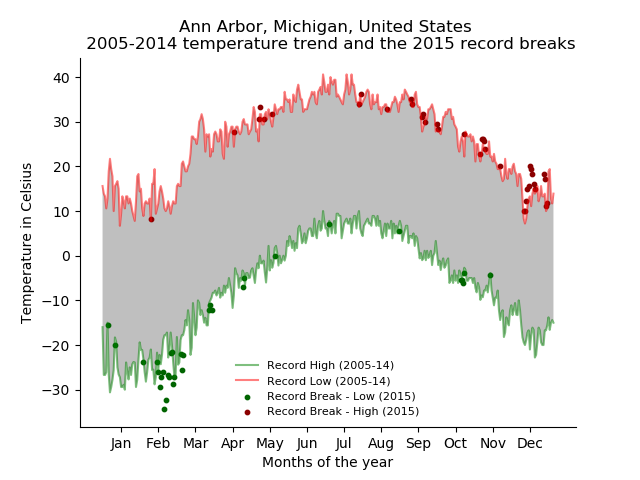

The script that saved this image:
# An NOAA dataset has been stored in the file. The data for this assignment comes from a subset of The National Centers
# for Environmental Information (NCEI) Daily Global Historical Climatology Network (GHCN-Daily). The GHCN-Daily is
# comprised of daily climate records from thousands of land surface stations across the globe.
#
# Each row in the assignment datafile corresponds to a single observation.
#
# The following variables are provided to you:
#   id : station identification code
#   date : date in YYYY-MM-DD format (e.g. 2012-01-24 = January 24, 2012)
#   element : indicator of element type
#       TMAX : Maximum temperature (tenths of degrees C)
#       TMIN : Minimum temperature (tenths of degrees C)
#   value : data value for element (tenths of degrees C)
#
# For this assignment, you must:
#
# Read the documentation and familiarize yourself with the dataset, then write some python code which returns a line
# graph of the record high and record low temperatures by day of the year over the period 2005-2014. The area between
# the record high and record low temperatures for each day should be shaded.
#
# Overlay a scatter of the 2015 data for any points (highs and lows) for which the ten year record (2005-2014) record
# high or record low was broken in 2015.
#
# Watch out for leap days (i.e. February 29th), it is reasonable to remove these points from the dataset for the purpose
# of this visualization.
#
# Make the visual nice! Leverage principles from the first module in this course when developing your solution. Consider
# issues such as legends, labels, and chart junk.
#
# The data you have been given is near Ann Arbor, Michigan, United States, and the stations the data comes from are
# shown on the map below.

import matplotlib.pyplot as plt
import pandas as pd
import numpy as np
from calendar import month_abbr

# read the data csv file
df = pd.read_csv('data/C2A2_data/BinnedCsvs_d400/fb441e62df2d58994928907a91895ec62c2c42e6cd075c2700843b89.csv')
# print(df)

# convert to Celsius
df['Data_Value'] *= 1/10

# exclude Feb-29
df = df[~df['Date'].str.endswith(r'02-29')]
datetimeindex = pd.DatetimeIndex(df['Date'])
df['Year'], df['Month'], df['Day'] = datetimeindex.year, datetimeindex.month, datetimeindex.day

# exclude 2015
df_10year = df[df['Year'] != 2015]
df_2015 = df[df['Year'] == 2015]

# group ten year data by min and max of each day of the year
df_10year_min = df_10year[df_10year['Element'] == 'TMIN'].groupby(['Month', 'Day'], as_index=False).agg({'Data_Value':'min'})
df_10year_max = df_10year[df_10year['Element'] == 'TMAX'].groupby(['Month', 'Day'], as_index=False).agg({'Data_Value':'max'})

# group 2015 year data by min and max for each day of the year
df_2015_min = df_2015[df_2015['Element'] == 'TMIN'].groupby(['Month', 'Day'], as_index=False).agg({'Data_Value':'min'})
df_2015_max = df_2015[df_2015['Element'] == 'TMAX'].groupby(['Month', 'Day'], as_index=False).agg({'Data_Value':'max'})

# find outliers in 2015
outliers_2015_min = np.where(df_2015_min < df_10year_min)[0]
outliers_2015_max = np.where(df_2015_max > df_10year_max)[0]

plt.figure()
ax = plt.gca()

# create line graphs for max and min using 10 year data
plt.plot(df_10year_min['Data_Value'], color='green', alpha=0.5, label='Record High (2005-14)')
plt.plot(df_10year_max['Data_Value'], color='red', alpha=0.5, label='Record Low (2005-14)')
ax.fill_between(range(len(df_10year_min['Data_Value'])),
                       df_10year_min['Data_Value'], df_10year_max['Data_Value'],
                       facecolor='grey', alpha=0.5)

# create scatter graph using min and max of 2015 data
plt.scatter(x=outliers_2015_min, y=df_2015_min.iloc[outliers_2015_min]['Data_Value'],
            color='darkgreen', s=10, marker='o', label='Record Break - Low (2015)')
plt.scatter(x=outliers_2015_max, y=df_2015_max.iloc[outliers_2015_max]['Data_Value'],
            color='darkred', s=10, marker='o', label='Record Break - High (2015)')

# legend
plt.legend(loc=8, frameon=False, fontsize=8)

# spines correction
ax.spines['right'].set_visible(False)
ax.spines['top'].set_visible(False)
ax.set_facecolor('white')

# labels
plt.xlabel('Months of the year')
plt.ylabel('Temperature in Celsius')
plt.title('Ann Arbor, Michigan, United States \n 2005-2014 temperature trend and the 2015 record breaks')
# starting at 15 to make the labels in the middle
plt.xticks(np.linspace(15, 15+30*11, num=12),[s for s in month_abbr if s!=''])

plt.savefig('assignment2.png', format='png')
plt.show()






